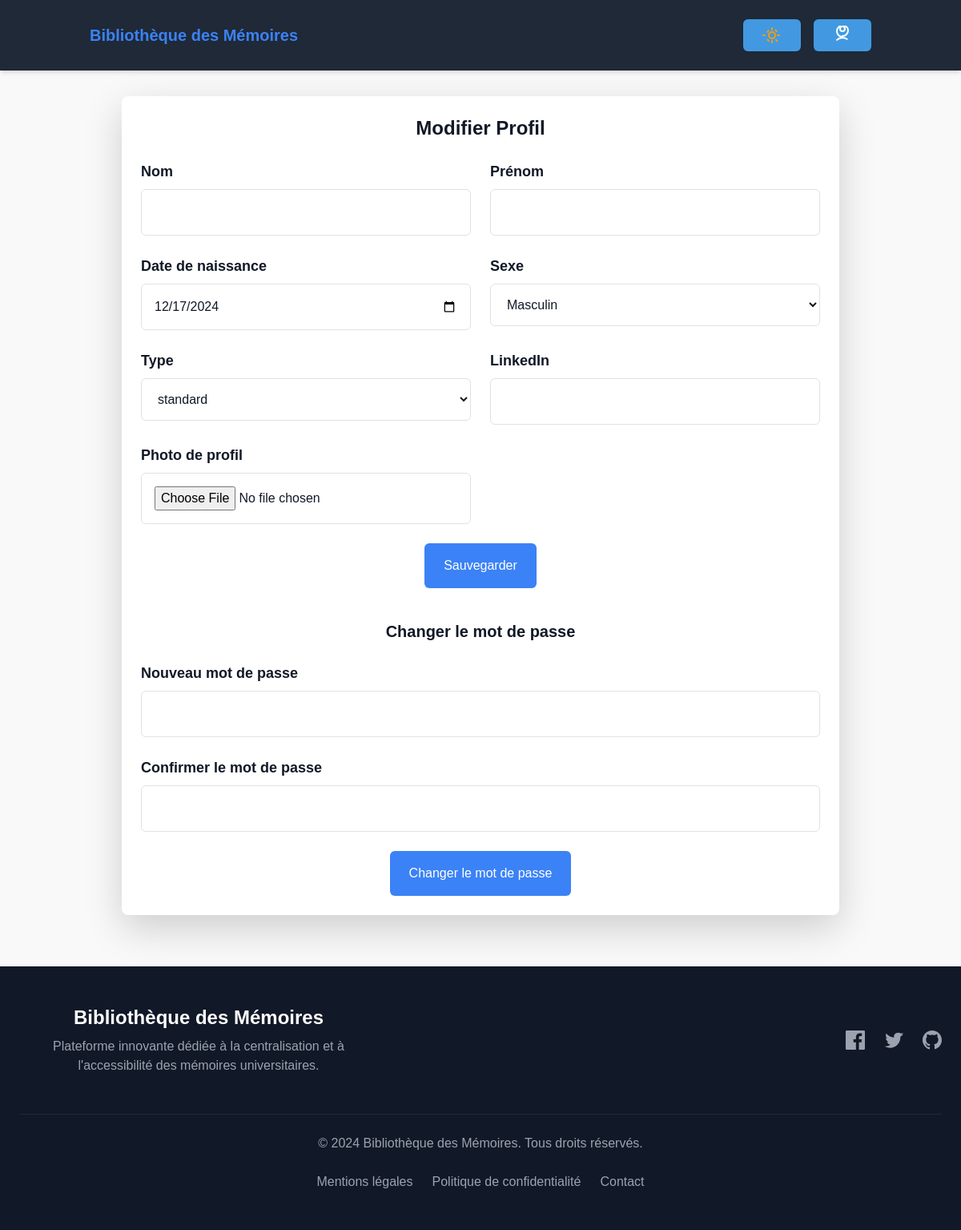
Before: /edit_profile (signed in) with the older database file.
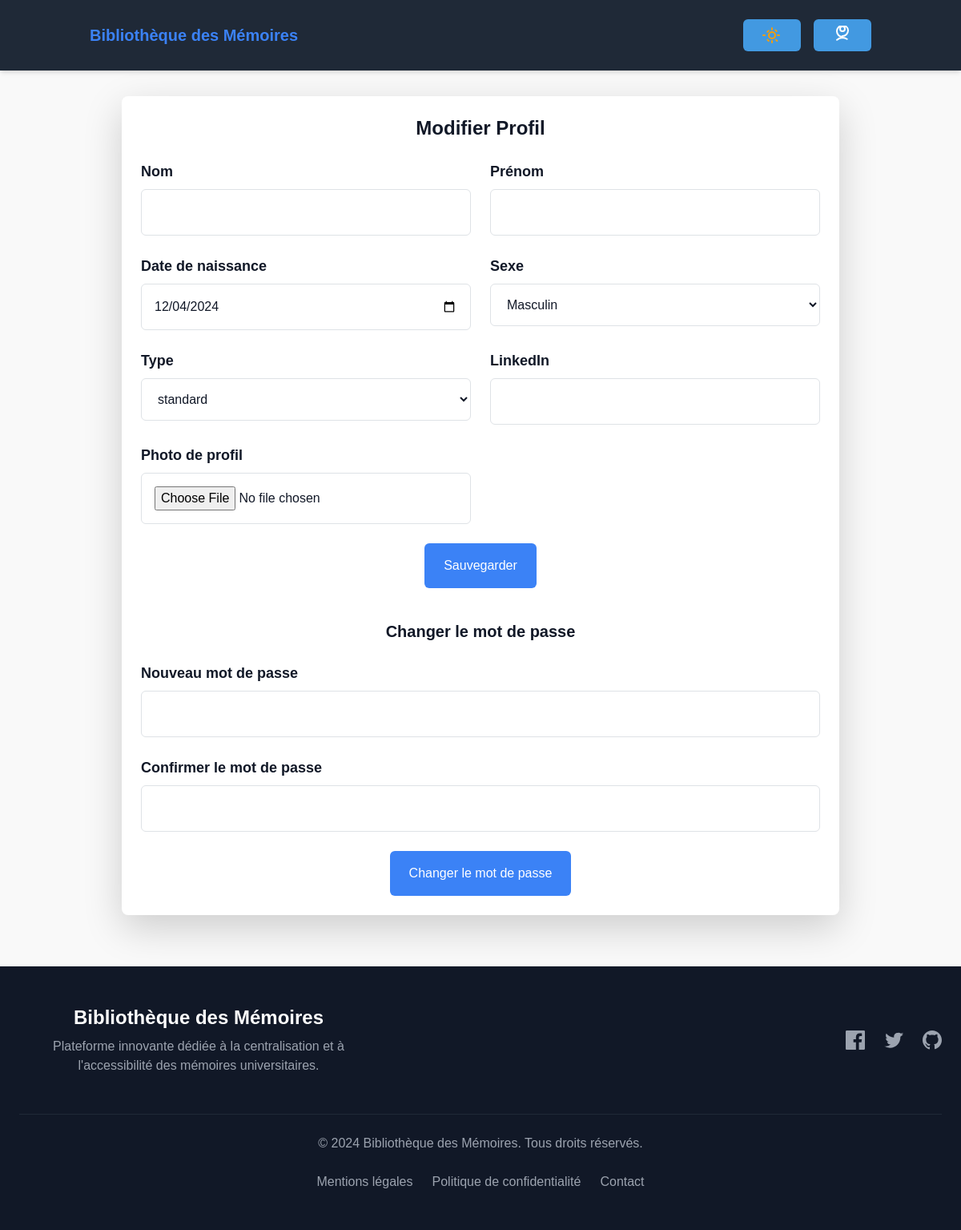
After: the same page with the newer database file.
### memoire/models.py (models this page shows, shortened)
class UserProfile(models.Model):
    SEXE_CHOICES = [
        ('M', 'Masculin'),
        ('F', 'Féminin'),
        ('A', 'Autre'),
    ]
    TYPE_CHOICES = [
        ('standard', 'Standard'),
        ('admin', 'Administrateur'),
        ('superadmin', 'superAdministrateur'),
    ]
    nom = models.CharField(max_length=100)
    prenom = models.CharField(max_length=100)
    birthday = models.DateField()
    sexe = models.CharField(max_length=1, choices=SEXE_CHOICES)
    email = models.EmailField(unique=True)
    type = models.CharField(max_length=10, choices=TYPE_CHOICES)
    realisation_linkedin = models.URLField(max_length=200, blank=True, null=True)
    photo_profil = models.ImageField(upload_to='photos_profil/', blank=True, null=True)
    password = models.CharField(max_length=128)

### memoire/views.py (the view, shortened to what this page needs)
# urls.py: path('edit_profile',  edit_profile,name="edit_profile"),
def edit_profile(request):
    try:
        idp=request.session['user_id']
        user = UserProfile.objects.get(id=idp)
        user_profile = user
    except UserProfile.DoesNotExist:
        messages.error(request, "Profil introuvable.")
        return redirect('login')
    return render(request, 'edit_profile.html', {'user': user_profile})

### Template/edit_profile.html (shortened to what the changed rows need)
{% extends "base.html" %}
{% block content %}
<div class="p-6 bg-white dark:bg-gray-800 text-gray-900 dark:text-gray-100 rounded-lg shadow-lg transition max-w-4xl mx-auto mt-8">
    <h2 class="text-2xl font-bold mb-6 text-center">Modifier Profil</h2>
    <form method="POST" enctype="multipart/form-data" action="edit_profile" class="space-y-6">
        <div class="grid grid-cols-1 md:grid-cols-2 gap-6">
            <div class="mb4">
                <label for="birthday" class="block text-lg font-semibold mb-2">Date de naissance</label>
                <input
                    type="date"
                    name="birthday"
                    id="birthday"
                    value="{{ user.birthday|date:'Y-m-d' }}"
                    class="w-full p-3 border rounded-md bg-white text-gray-900 border-gray-300 focus:ring-2 focus:ring-blue-500 focus:outline-none dark:bg-gray-700 dark:text-gray-100 dark:border-gray-600 dark:placeholder-gray-400">
            </div>
        </div>
    </form>
</div>
{% endblock content %}

Changed rows visible on the page:
changed UserProfile: birthday "12/17/2024" → "12/04/2024"
